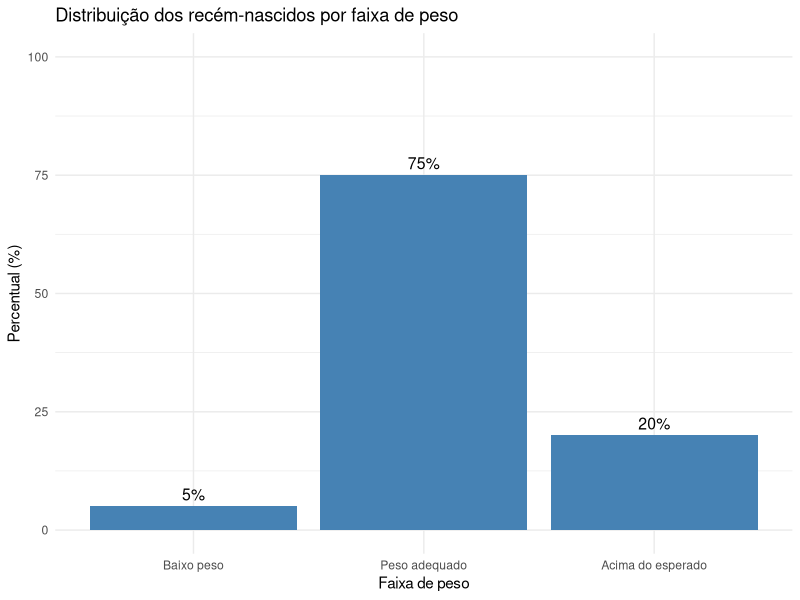
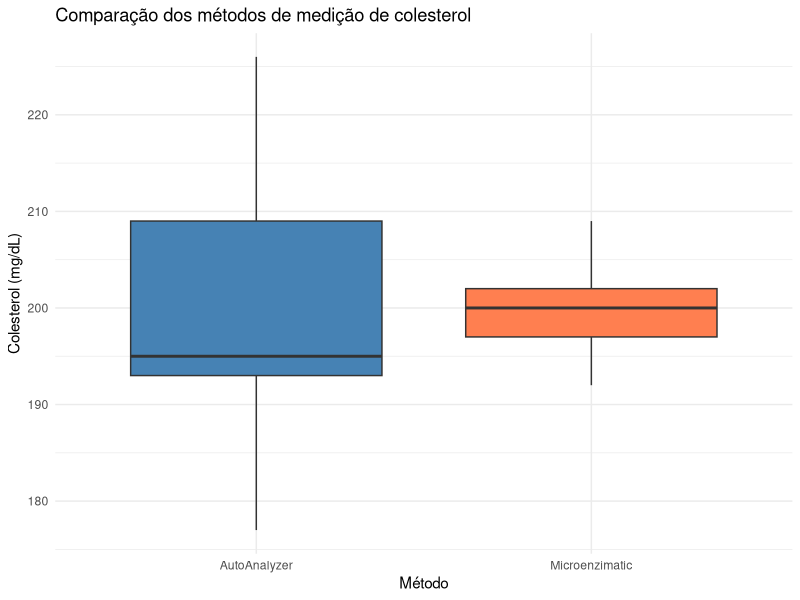
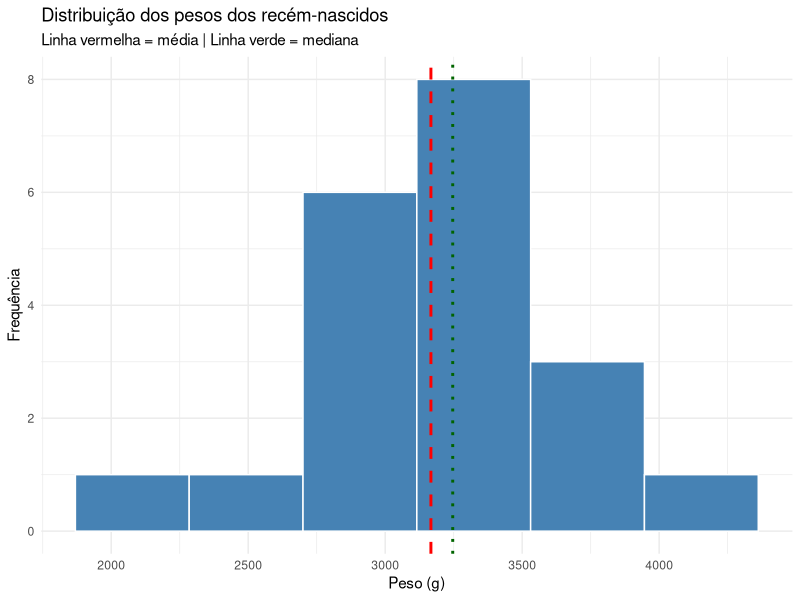

Reproduce these figures in R, in order.
# =============================================================================
# MÓDULO 2 - AULA 1: Análise Exploratória e Descritiva
# Atividades Complementares
# Curso: Introdução à Análise de Dados para Pesquisa no SUS
# =============================================================================

# -----------------------------------------------------------------------------
# CONFIGURAÇÃO INICIAL
# -----------------------------------------------------------------------------
# Defina o diretório de trabalho para a pasta onde estão os arquivos do curso.
# Substitua o caminho abaixo pelo caminho correto no seu computador.

# setwd("C:/caminho/para/pasta/do/curso")  # Windows
# setwd("/home/usuario/pasta/do/curso")    # Linux/Mac

# Verificar o diretório atual
getwd()
# -----------------------------------------------------------------------------
# INSTALAÇÃO E CARREGAMENTO DE PACOTES
# -----------------------------------------------------------------------------
# O tidyverse é uma coleção de pacotes para ciência de dados que inclui:
# - dplyr: manipulação de dados (filter, select, mutate, summarise, group_by)
# - ggplot2: criação de gráficos
# - tidyr: organização de dados
# - readr: importação de dados

install.packages("tidyverse")
library(tidyverse)


# =============================================================================
# ATIVIDADE 1: Trabalhando com Variáveis Aleatórias
# =============================================================================
# Variáveis aleatórias são medições de características de interesse em um estudo.
# Elas podem ser classificadas como:
# - QUALITATIVAS: descrevem atributos (nominal ou ordinal)
# - QUANTITATIVAS: representam quantidades (discreta ou contínua)

# -----------------------------------------------------------------------------
# 1.1 Criando o dataset dos recém-nascidos (dados utilizados na aula)
# -----------------------------------------------------------------------------
# A função tibble() cria um data frame moderno com melhor visualização.
# Estamos criando dados de 20 recém-nascidos com seus pesos em gramas.

recem_nascidos <- tibble(
  individuo = 1:20,
  peso_g = c(3265, 3260, 3245, 3484, 4146, 3323, 3649, 3200, 3031, 2069,
             2581, 2841, 3609, 2838, 3541, 2759, 3248, 3314, 3101, 2834)
)

# Visualizar estrutura dos dados
# glimpse() mostra: nº de linhas, colunas, tipos e primeiros valores
glimpse(recem_nascidos)

View(recem_nascidos)

# -----------------------------------------------------------------------------
# 1.2 Criando variáveis categóricas a partir de variáveis contínuas
# -----------------------------------------------------------------------------
# É comum categorizar variáveis quantitativas para facilitar análises.
# Aqui transformamos o peso (contínuo) em faixas (ordinal).
#
# mutate(): adiciona ou modifica colunas
# case_when(): aplica condições múltiplas (como if-else encadeado)
# factor(): converte para fator com níveis ordenados

recem_nascidos <- recem_nascidos %>% 
  mutate(
    # Criar faixas de peso baseadas em critérios clínicos
    faixa_peso = case_when(
      peso_g < 2500 ~ "Baixo peso",
      peso_g >= 2500 & peso_g < 3500 ~ "Peso adequado",
      peso_g >= 3500 ~ "Acima do esperado"
    ),
    # Converter para fator ordenado (define a ordem lógica das categorias)
    faixa_peso = factor(faixa_peso, 
                        levels = c("Baixo peso", "Peso adequado", "Acima do esperado"),
                        ordered = TRUE)
  )

# Verificar a distribuição das faixas
# count(): conta frequência de cada categoria
recem_nascidos %>% count(faixa_peso)


# =============================================================================
# ATIVIDADE 2: Medidas de Locação (Tendência Central)
# =============================================================================
# Medidas de locação indicam onde os dados estão "centralizados".
# São fundamentais para resumir e comparar conjuntos de dados.

# -----------------------------------------------------------------------------
# 2.1 Média aritmética
# -----------------------------------------------------------------------------
# A média é a soma de todos os valores dividida pelo número de observações.
# Fórmula: x̄ = Σxi / n
# ATENÇÃO: A média é sensível a valores extremos (outliers)!

media_peso <- recem_nascidos %>% 
  summarise(media = mean(peso_g)) %>%   # summarise() calcula estatísticas
  pull(media)                            # pull() extrai o valor como número

media_peso  # Exibir resultado: 3166.9g


# -----------------------------------------------------------------------------
# 2.2 Mediana
# -----------------------------------------------------------------------------
# A mediana é o valor central dos dados ordenados.
# - 50% dos valores estão abaixo e 50% acima da mediana
# - VANTAGEM: É robusta a valores extremos (outliers)

mediana_peso <- recem_nascidos %>%
  summarise(mediana = median(peso_g)) %>%
  pull(mediana)

mediana_peso  # Exibir resultado: 3246.5g


# -----------------------------------------------------------------------------
# 2.3 Comparação entre média e mediana
# -----------------------------------------------------------------------------
# A relação entre média e mediana indica a forma da distribuição:
# - média > mediana: assimetria positiva (cauda à direita)
# - média < mediana: assimetria negativa (cauda à esquerda)
# - média ≈ mediana: distribuição aproximadamente simétrica

diferenca <- media_peso - mediana_peso
diferenca  # Resultado negativo indica leve assimetria negativa


# -----------------------------------------------------------------------------
# 2.4 Quantis: percentis e quartis
# -----------------------------------------------------------------------------
# Quantis dividem os dados ordenados em partes iguais:
# - Quartis (Q): dividem em 4 partes (Q1=25%, Q2=50%=mediana, Q3=75%)
# - Percentis (P): dividem em 100 partes (P10=10%, P90=90%, etc.)
#
# quantile(x, probs): calcula o quantil na probabilidade especificada

quantis_peso <- recem_nascidos %>%
  summarise(
    P10 = quantile(peso_g, 0.10),  # 10% dos dados estão abaixo deste valor
    Q1 = quantile(peso_g, 0.25),   # Primeiro quartil (25%)
    Q2 = quantile(peso_g, 0.50),   # Segundo quartil = mediana (50%)
    Q3 = quantile(peso_g, 0.75),   # Terceiro quartil (75%)
    P90 = quantile(peso_g, 0.90)   # 90% dos dados estão abaixo deste valor
  )

quantis_peso


# -----------------------------------------------------------------------------
# 2.5 Média aritmética ponderada
# -----------------------------------------------------------------------------
# Na média ponderada, cada valor tem um "peso" diferente.
# Fórmula: x̄w = Σ(wi × xi) / Σwi
# Útil quando alguns valores são mais representativos que outros.

# Adicionar pesos (w) aos dados conforme exemplo da aula
recem_nascidos_ponderado <- recem_nascidos %>%
  mutate(
    w = c(22, 40, 33, 22, 5, 31, 24, 35, 48, 58, 
          61, 20, 45, 22, 41, 35, 36, 11, 10, 25)
  )

# Calcular média ponderada manualmente
media_ponderada <- recem_nascidos_ponderado %>%
  summarise(
    media_ponderada = sum(peso_g * w) / sum(w)
  ) %>%
  pull(media_ponderada)

media_ponderada  # Resultado: 3062.28g

# Comparar com média simples
media_peso - media_ponderada  # Diferença de ~104.6g


# =============================================================================
# ATIVIDADE 3: Medidas de Dispersão
# =============================================================================
# Medidas de dispersão indicam o "espalhamento" dos dados.
# Complementam as medidas de locação para descrição completa.

# Criar dataset de colesterol com dois métodos de medição (dados da aula)
# Este exemplo ilustra como métodos diferentes podem ter variabilidades distintas
colesterol <- tibble(
  metodo = rep(c("AutoAnalyzer", "Microenzimatic"), each = 5),
  valor = c(177, 193, 195, 209, 226,  # AutoAnalyzer (mais disperso)
            192, 197, 200, 202, 209)   # Microenzimatic (mais concentrado)
)


# -----------------------------------------------------------------------------
# 3.1 Amplitude
# -----------------------------------------------------------------------------
# Amplitude = valor máximo - valor mínimo
# É a medida mais simples, mas muito sensível a outliers.

amplitude <- colesterol %>%
  group_by(metodo) %>%  # Calcular para cada método separadamente
  summarise(
    minimo = min(valor),
    maximo = max(valor),
    amplitude = max(valor) - min(valor)
  )

amplitude


# -----------------------------------------------------------------------------
# 3.2 Variância e Desvio-padrão
# -----------------------------------------------------------------------------
# VARIÂNCIA: média dos quadrados dos desvios em relação à média
# Fórmula: s² = Σ(xi - x̄)² / (n-1)
#
# DESVIO-PADRÃO: raiz quadrada da variância
# Fórmula: s = √s²
# Vantagem: está na mesma unidade dos dados originais

dispersao <- colesterol %>%
  group_by(metodo) %>%
  summarise(
    media = mean(valor),
    variancia = var(valor),    # var() calcula variância amostral
    desvio_padrao = sd(valor)  # sd() calcula desvio-padrão
  )

dispersao
# Note: AutoAnalyzer tem maior variância (340) vs Microenzimatic (39.5)


# -----------------------------------------------------------------------------
# 3.3 Coeficiente de Variação (CV)
# -----------------------------------------------------------------------------
# O CV expressa o desvio-padrão como percentual da média.
# Fórmula: CV = (s / x̄) × 100
# VANTAGEM: Permite comparar dispersão entre variáveis de escalas diferentes
# INTERPRETAÇÃO: Quanto MENOR o CV, mais homogêneos são os dados

cv <- dispersao %>%
  mutate(
    cv_percentual = (desvio_padrao / media) * 100
  ) %>%
  select(metodo, cv_percentual)

cv
# AutoAnalyzer: 9.22% vs Microenzimatic: 3.14%
# O método Microenzimatic é mais preciso (menor variabilidade relativa)


# -----------------------------------------------------------------------------
# 3.4 Intervalo Interquartil (IQ ou IQR)
# -----------------------------------------------------------------------------
# IQ = Q3 - Q1 (diferença entre terceiro e primeiro quartis)
# Representa a amplitude dos 50% centrais dos dados.
# VANTAGEM: Mais robusto que amplitude total (ignora os 25% extremos)

iq <- colesterol %>%
  group_by(metodo) %>%
  summarise(
    Q1 = quantile(valor, 0.25),
    Q3 = quantile(valor, 0.75),
    IQ = Q3 - Q1
  )

iq


# =============================================================================
# ATIVIDADE 4: Função para Resumo Estatístico Completo
# =============================================================================
# Criar funções personalizadas ajuda a padronizar análises e evitar repetição.
# A sintaxe {{ variavel }} permite passar nomes de colunas como argumentos.

resumo_estatistico <- function(dados, variavel) {
  dados %>% 
    summarise(
      n = n(),                                                    # Contagem
      media = mean({{ variavel }}),                               # Média
      mediana = median({{ variavel }}),                           # Mediana
      desvio_padrao = sd({{ variavel }}),                         # Desvio-padrão
      cv_percent = (sd({{ variavel }}) / mean({{ variavel }})) * 100,  # CV%
      minimo = min({{ variavel }}),                               # Mínimo
      Q1 = quantile({{ variavel }}, 0.25),                        # 1º quartil
      Q3 = quantile({{ variavel }}, 0.75),                        # 3º quartil
      maximo = max({{ variavel }}),                               # Máximo
      IQ = Q3 - Q1                                                # Intervalo IQ
    )
}

# Aplicar a função aos dados dos recém-nascidos
resumo_estatistico(recem_nascidos, peso_g)


# =============================================================================
# ATIVIDADE 5: Métodos Gráficos
# =============================================================================
# Gráficos são essenciais para visualizar padrões que números não revelam.
# O ggplot2 usa a "gramática dos gráficos" - construção em camadas.

# -----------------------------------------------------------------------------
# 5.1 Gráfico de barras - para variáveis categóricas
# -----------------------------------------------------------------------------
# Ideal para mostrar frequências ou proporções de categorias.
# geom_col(): cria barras com alturas especificadas pelos dados

grafico_barras <- recem_nascidos %>%
  count(faixa_peso) %>%                     # Contar frequência por faixa
  mutate(percentual = n / sum(n) * 100) %>% # Calcular percentual
  ggplot(aes(x = faixa_peso, y = percentual)) +
  geom_col(fill = "steelblue") +
  geom_text(aes(label = paste0(round(percentual, 1), "%")), 
            vjust = -0.5, size = 4) +       # Adicionar rótulos
  labs(
    title = "Distribuição dos recém-nascidos por faixa de peso",
    x = "Faixa de peso",
    y = "Percentual (%)"
  ) +
  theme_minimal() +
  ylim(0, 100)

grafico_barras


# -----------------------------------------------------------------------------
# 5.2 Box plot - para comparar distribuições entre grupos
# -----------------------------------------------------------------------------
# O box plot mostra simultaneamente:
# - Mediana (linha central)
# - Quartis Q1 e Q3 (limites da caixa)
# - Valores extremos (bigodes)
# - Outliers (pontos isolados)

grafico_boxplot <- colesterol %>% 
  ggplot(aes(x = metodo, y = valor, fill = metodo)) +
  geom_boxplot(show.legend = FALSE) +
  labs(
    title = "Comparação dos métodos de medição de colesterol",
    x = "Método",
    y = "Colesterol (mg/dL)"
  ) +
  theme_minimal() +
  scale_fill_manual(values = c("steelblue", "coral"))

grafico_boxplot


# -----------------------------------------------------------------------------
# 5.3 Histograma - para distribuição de variáveis contínuas
# -----------------------------------------------------------------------------
# O histograma divide os dados em intervalos (bins) e mostra a frequência.
# Permite visualizar a forma da distribuição (simétrica, assimétrica, etc.)

grafico_histograma <- recem_nascidos %>%
  ggplot(aes(x = peso_g)) +
  geom_histogram(bins = 6, fill = "steelblue", color = "white") +
  # Linha vertical para a média (vermelha tracejada)
  geom_vline(aes(xintercept = mean(peso_g)), 
             color = "red", linetype = "dashed", linewidth = 1) +
  # Linha vertical para a mediana (verde pontilhada)
  geom_vline(aes(xintercept = median(peso_g)), 
             color = "darkgreen", linetype = "dotted", linewidth = 1) +
  labs(
    title = "Distribuição dos pesos dos recém-nascidos",
    subtitle = "Linha vermelha = média | Linha verde = mediana",
    x = "Peso (g)",
    y = "Frequência"
  ) +
  theme_minimal()

grafico_histograma


# =============================================================================
# FIM DO SCRIPT - AULA 1
# =============================================================================
# Consulte o arquivo modulo2aula1_atividades.pdf para os exercícios propostos.
